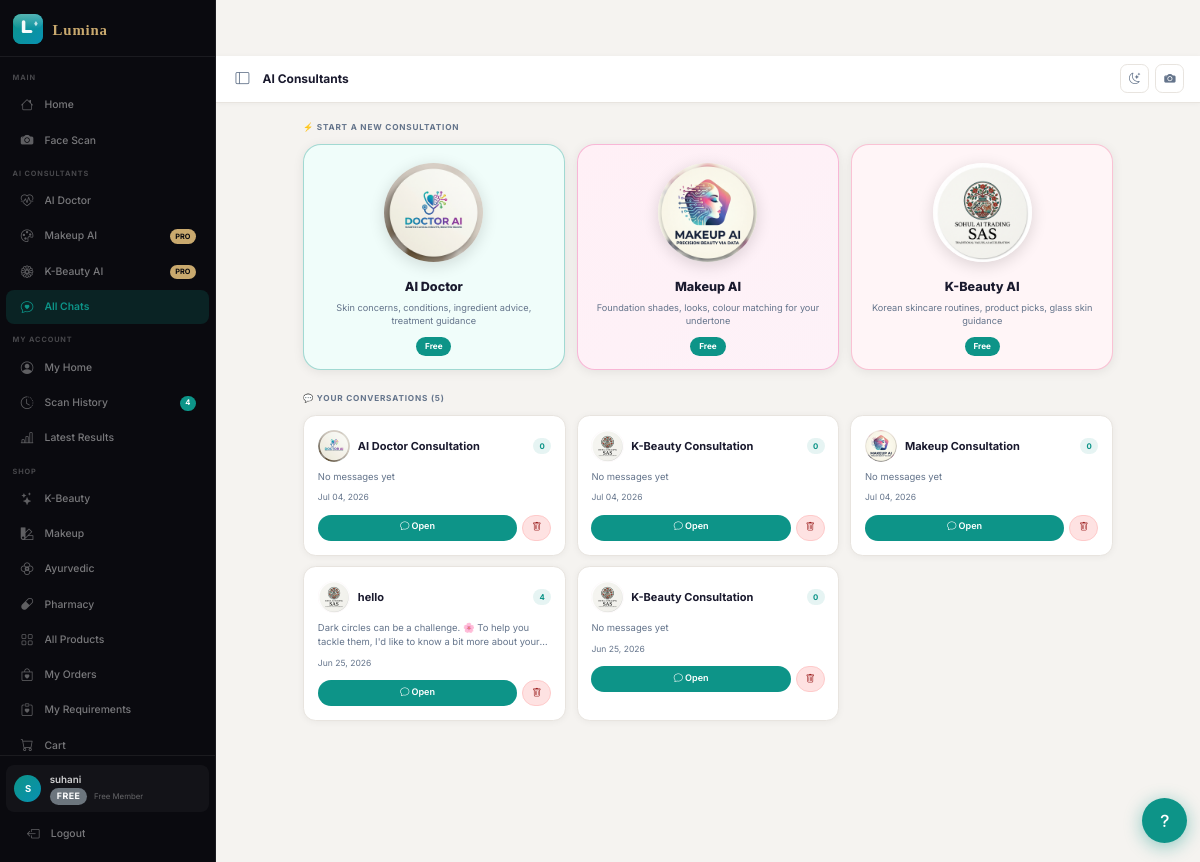
Page /chat/ (signed in) on the committed database.
### apps/chat/models.py (models this page shows, shortened)
class Conversation(models.Model):
    MODE_DOCTOR = 'doctor'
    MODE_MAKEUP = 'makeup'
    MODE_KBEAUTY = 'kbeauty'
    MODE_CHOICES = [
        (MODE_DOCTOR,  'AI Doctor'),
        (MODE_MAKEUP,  'Makeup'),
        (MODE_KBEAUTY, 'K-Beauty'),
    ]
    id = models.UUIDField(primary_key=True, default=uuid.uuid4, editable=False)
    user = models.ForeignKey(User, on_delete=models.CASCADE, related_name='conversations')
    title = models.CharField(max_length=200, default='New Consultation')
    mode = models.CharField(max_length=20, choices=MODE_CHOICES, default=MODE_DOCTOR)
    skin_scan = models.ForeignKey(
        'scanner.ScanResult',
        on_delete=models.SET_NULL,
        null=True,
        blank=True,
        related_name='chat_conversations'
    )
    is_vip_session = models.BooleanField(default=False)
    created_at = models.DateTimeField(auto_now_add=True)
    updated_at = models.DateTimeField(auto_now=True)
    class Meta:
        ordering = ['-updated_at']
    def message_count(self):
        return self.messages.count()
    def last_message(self):
        return self.messages.last()

class Message(models.Model):
    ROLE_CHOICES = [
        ('user', 'User'),
        ('assistant', 'Assistant'),
    ]
    id = models.UUIDField(primary_key=True, default=uuid.uuid4, editable=False)
    conversation = models.ForeignKey(Conversation, on_delete=models.CASCADE, related_name='messages')
    role = models.CharField(max_length=10, choices=ROLE_CHOICES)
    content = models.TextField()
    image_data = models.TextField(blank=True)
    created_at = models.DateTimeField(auto_now_add=True)
    class Meta:
        ordering = ['created_at']

### apps/chat/views.py (the view)
# urls.py: path('',                            views.index,               name='index'),
@login_required
def index(request):
    conversations = Conversation.objects.filter(user=request.user)
    return render(request, 'chat/index.html', {'conversations': conversations})

### templates/chat/index.html (shortened to what this page needs)
{% extends 'base.html' %}
{% load static %}
{% block page_title %}AI Consultants{% endblock %}
{% block content %}
<div class="ci-wrap">
  <div class="ci-section-label">⚡ Start a New Consultation</div>
  <div class="ci-modes">
    <a href="{% url 'chat:create' %}?mode=doctor" class="ci-mode-card mode-doctor">
      <div class="ci-mode-logo-wrap">
        <img src="{% static 'images/doctor_ai.png' %}" alt="Doctor AI">
      </div>
      <div class="ci-mode-body">
        <div class="ci-mode-title">AI Doctor</div>
        <div class="ci-mode-desc">Skin concerns, conditions, ingredient advice, treatment guidance</div>
        <span class="ci-mode-badge">Free</span>
      </div>
    </a>
    <a href="{% url 'chat:create' %}?mode=makeup" class="ci-mode-card mode-makeup">
      <div class="ci-mode-logo-wrap">
        <img src="{% static 'images/makeup_ai.png' %}" alt="Makeup AI">
      </div>
      <div class="ci-mode-body">
        <div class="ci-mode-title">Makeup AI</div>
        <div class="ci-mode-desc">Foundation shades, looks, colour matching for your undertone</div>
        {% if not user.is_staff and user.username != 'suhani' %}
          <span class="ci-mode-badge" style="background:#c9a96e;color:#0a0a0f;">PRO</span>
        {% else %}
          <span class="ci-mode-badge">Free</span>
        {% endif %}
      </div>
    </a>
    <a href="{% url 'chat:create' %}?mode=kbeauty" class="ci-mode-card mode-kbeauty">
      <div class="ci-mode-logo-wrap">
        <img src="{% static 'images/sas-logo.png' %}" alt="K-Beauty AI">
      </div>
      <div class="ci-mode-body">
        <div class="ci-mode-title">K-Beauty AI</div>
        <div class="ci-mode-desc">Korean skincare routines, product picks, glass skin guidance</div>
        {% if not user.is_staff and user.username != 'suhani' %}
          <span class="ci-mode-badge" style="background:#c9a96e;color:#0a0a0f;">PRO</span>
        {% else %}
          <span class="ci-mode-badge">Free</span>
        {% endif %}
      </div>
    </a>
  </div>
  {% if conversations %}
  <div class="ci-section-label">💬 Your Conversations ({{ conversations|length }})</div>
  <div class="ci-conv-grid">
    {% for conv in conversations %}
    <div class="ci-conv-card">
      <div class="ci-conv-hdr">
        <div class="ci-conv-mode-dot {{ conv.mode }}">
          {% if conv.mode == 'doctor' %}<img src="{% static 'images/doctor_ai.png' %}" alt="Dr" class="ai-mode-logo-xs">{% elif conv.mode == 'makeup' %}<img src="{% static 'images/makeup_ai.png' %}" alt="Makeup" class="ai-mode-logo-xs">{% else %}<img src="{% static 'images/sas-logo.png' %}" alt="K-Beauty" class="ai-mode-logo-xs">{% endif %}
        </div>
        <div class="ci-conv-title">{{ conv.title|truncatechars:50 }}</div>
        <span class="ci-conv-count">{{ conv.message_count }}</span>
      </div>
      <div class="ci-conv-last">
        {% if conv.last_message %}{{ conv.last_message.content|truncatechars:110 }}{% else %}No messages yet{% endif %}
      </div>
      <div class="ci-conv-footer">
        <span>{{ conv.created_at|date:"M d, Y" }}</span>
      </div>
      <div class="ci-conv-actions">
        <a href="{% url 'chat:room' pk=conv.id %}" class="ci-open-btn">
          <i class="bi bi-chat"></i> Open
        </a>
        <form method="post" action="{% url 'chat:delete' pk=conv.id %}" onsubmit="return confirm('Delete this conversation?');">
          <button type="submit" class="ci-del-btn">
            <i class="bi bi-trash"></i>
          </button>
        </form>
      </div>
    </div>
    {% endfor %}
  </div>
  {% else %}
  <div class="ci-empty">
    <div class="e-icon">💬</div>
    <h3>No conversations yet</h3>
    <p>Start a consultation above to chat with your AI skin specialist.</p>
  </div>
  {% endif %}
</div>
{% endblock %}

### templates/base.html (shortened to what this page needs)
<!DOCTYPE html>
{% load static %}
<html lang="en" data-theme="light">
<head>
  <link href="https://cdn.jsdelivr.net/npm/bootstrap@5.3.2/dist/css/bootstrap.min.css" rel="stylesheet">
  <link rel="stylesheet" href="{% static 'css/bootstrap-icons.css' %}">
  <link rel="stylesheet" href="{% static 'css/style.css' %}">
  <link rel="stylesheet" href="https://cdn.jsdelivr.net/npm/aos@2.3.4/dist/aos.css">
</head>
<body>
<div class="lux-shell">
<aside class="lux-sidebar" id="lux-sidebar">
  <div class="sb-brand">
    <img src="{% static 'images/lumina-icon.svg' %}" alt="Lumina" class="sb-brand-icon" style="width:34px;height:34px;flex-shrink:0;">
    <img src="{% static 'images/lumina-wordmark.svg' %}" alt="Lumina" class="sb-brand-wordmark">
  </div>
  <nav class="sb-nav">
    <div class="sb-section-label">Main</div>
    <a href="{% url 'core:home' %}" class="sb-item {% if request.resolver_match.url_name == 'home' %}active{% endif %}">
      <i class="bi bi-house sb-icon"></i>
      <span class="sb-label">Home</span>
    </a>
    <a href="{% url 'scanner:upload' %}" class="sb-item {% if 'scanner' in request.path %}active{% endif %}">
      <i class="bi bi-camera-fill sb-icon"></i>
      <span class="sb-label">Face Scan</span>
    </a>
    <div class="sb-section-label">AI Consultants</div>
    <a href="{% url 'chat:create' %}?mode=doctor" class="sb-item {% if 'chat' in request.path and request.GET.mode == 'doctor' %}active{% endif %}">
      <i class="bi bi-heart-pulse sb-icon"></i>
      <span class="sb-label">AI Doctor</span>
    </a>
    <a href="{% url 'chat:create' %}?mode=makeup" class="sb-item {% if 'chat' in request.path and request.GET.mode == 'makeup' %}active{% endif %}">
      <i class="bi bi-palette sb-icon"></i>
      <span class="sb-label">Makeup AI</span>
      {% if user_tier == 'normal' %}
        <span class="sb-premium-badge">PRO</span>
      {% endif %}
    </a>
    <a href="{% url 'chat:create' %}?mode=kbeauty" class="sb-item {% if 'chat' in request.path and request.GET.mode == 'kbeauty' %}active{% endif %}">
      <i class="bi bi-flower1 sb-icon"></i>
      <span class="sb-label">K-Beauty AI</span>
      {% if user_tier == 'normal' %}
        <span class="sb-premium-badge">PRO</span>
      {% endif %}
    </a>
    <a href="{% url 'chat:index' %}" class="sb-item {% if 'chat' in request.path and 'create' not in request.path %}active{% endif %}">
      <i class="bi bi-chat-heart sb-icon"></i>
      <span class="sb-label">All Chats</span>
    </a>
    {% if user.is_authenticated %}
    <div class="sb-section-label">My Account</div>
    <a href="{% url 'user_home' %}" class="sb-item {% if '/me/' in request.path %}active{% endif %}">
      <i class="bi bi-person-circle sb-icon"></i>
      <span class="sb-label">My Home</span>
    </a>
    <a href="{% url 'dashboard:dashboard' %}" class="sb-item {% if 'dashboard' in request.path %}active{% endif %}">
      <i class="bi bi-clock-history sb-icon"></i>
      <span class="sb-label">Scan History</span>
      {% if user_real_scan_count %}<span class="sb-badge">{{ user_real_scan_count }}</span>{% endif %}
    </a>
    {% if user_latest_real_scan %}
    <a href="{% url 'results:detail' scan_id=user_latest_real_scan.id %}" class="sb-item {% if 'results' in request.path %}active{% endif %}">
      <i class="bi bi-bar-chart-line sb-icon"></i>
      <span class="sb-label">Latest Results</span>
    </a>
    {% endif %}
    {% endif %}
    <div class="sb-section-label">Shop</div>
    <a href="{% url 'products:list' %}?product_range=korean" class="sb-item {% if 'products' in request.path and 'employee' not in request.path and request.GET.product_range == 'korean' %}active{% endif %}">
      <i class="bi bi-stars sb-icon"></i>
      <span class="sb-label">K-Beauty</span>
    </a>
    <a href="{% url 'products:list' %}?product_range=makeup" class="sb-item {% if 'products' in request.path and 'employee' not in request.path and request.GET.product_range == 'makeup' %}active{% endif %}">
      <i class="bi bi-palette2 sb-icon"></i>
      <span class="sb-label">Makeup</span>
    </a>
    <a href="{% url 'products:list' %}?product_range=ayurvedic" class="sb-item {% if 'products' in request.path and 'employee' not in request.path and request.GET.product_range == 'ayurvedic' %}active{% endif %}">
      <i class="bi bi-flower2 sb-icon"></i>
      <span class="sb-label">Ayurvedic</span>
    </a>
    <a href="{% url 'products:list' %}?product_range=pharmacy" class="sb-item {% if 'products' in request.path and 'employee' not in request.path and request.GET.product_range == 'pharmacy' %}active{% endif %}">
      <i class="bi bi-capsule sb-icon"></i>
      <span class="sb-label">Pharmacy</span>
    </a>
    <a href="{% url 'products:list' %}" class="sb-item {% if 'products' in request.path and 'employee' not in request.path and not request.GET.product_range %}active{% endif %}">
      <i class="bi bi-grid sb-icon"></i>
      <span class="sb-label">All Products</span>
    </a>
    {% if user.is_authenticated %}
    <a href="{% url 'orders:my_orders' %}" class="sb-item {% if 'orders/my-orders' in request.path %}active{% endif %}">
      <i class="bi bi-bag-heart sb-icon"></i>
      <span class="sb-label">My Orders</span>
    </a>
    <a href="{% url 'orders:my_requirements' %}" class="sb-item {% if 'orders/requirements' in request.path %}active{% endif %}">
      <i class="bi bi-clipboard-heart sb-icon"></i>
      <span class="sb-label">My Requirements</span>
    </a>
    {% endif %}
    <a href="{% url 'orders:checkout' %}" class="sb-item {% if 'orders/checkout' in request.path %}active{% endif %}">
      <i class="bi bi-cart sb-icon"></i>
      <span class="sb-label">Cart </span>
    </a>
  </nav>
  <div class="sb-footer">
    {% if user.is_authenticated %}
    <div class="sb-user-card">
      <div class="sb-user-avatar">{{ user.username|first|upper }}</div>
      <div>
        <div class="sb-user-name">{{ user.get_full_name|default:user.username }}</div>
        <div class="sb-user-role">
          <a href="{% url 'memberships:upgrade' %}" style="text-decoration:none;">
            {% if user_tier == 'vip' %}<span class="tier-badge tier-vip">VIP</span>
            {% elif user_tier == 'medium' %}<span class="tier-badge tier-medium">PLUS</span>
            {% else %}<span class="tier-badge tier-normal">FREE</span>{% endif %}
          </a>
          <span style="margin-left:.35rem;">{% if user_tier == 'vip' %}VIP Member{% elif user_tier == 'medium' %}Plus Member{% else %}Free Member{% endif %}</span>
        </div>
      </div>
    </div>
    <a href="{% url 'accounts:logout' %}" class="sb-item" style="margin-top:.4rem;">
      <i class="bi bi-box-arrow-left sb-icon"></i>
      <span class="sb-label">Logout</span>
    </a>
    {% else %}
    <a href="{% url 'accounts:login' %}" class="sb-item">
      <i class="bi bi-box-arrow-in-right sb-icon"></i>
      <span class="sb-label">Sign In</span>
    </a>
    {% endif %}
  </div>
</aside>
<div class="lux-main" id="lux-main">
  <div class="lux-topbar">
    <button class="tb-toggle" id="sb-toggle" title="Toggle sidebar">
      <i class="bi bi-layout-sidebar"></i>
    </button>
    <div class="tb-title">{% block page_title %}Lumina AI{% endblock %}</div>
    <div class="tb-actions">
      <button class="tb-icon-btn" id="theme-btn" title="Toggle theme">
        <i class="bi bi-moon-stars" id="theme-icon"></i>
      </button>
      {% if user.is_authenticated %}
      <a href="{% url 'scanner:upload' %}" class="tb-icon-btn" title="New scan" style="text-decoration:none;">
        <i class="bi bi-camera-fill"></i>
      </a>
      {% else %}
      <a href="{% url 'accounts:login' %}" class="tb-icon-btn" style="text-decoration:none;">
        <i class="bi bi-person-circle"></i>
      </a>
      {% endif %}
    </div>
  </div>
  <main class="lux-content">
    {% block content %}{% endblock %}
  </main>
</div>
</div>
{% if request.path != '/orders/checkout/' %}
<div class="help-fab">
  <button class="help-fab-btn" onclick="toggleHelp()" title="Help & Support">
    <i class="bi bi-question-lg" id="helpFabIcon"></i>
  </button>
</div>
{% endif %}
</body>
</html>

### rows in the picture
Conversation: title "AI Doctor Consultation", message_count "0", shows "No messages yet", created_at "Jul 04, 2026"
Conversation: title "K-Beauty Consultation", message_count "0", shows "No messages yet", created_at "Jul 04, 2026"
Conversation: title "Makeup Consultation", message_count "0", shows "No messages yet", created_at "Jul 04, 2026"
Conversation: title "hello", message_count "4", last_message.content "Dark circles can be a challenge. 🌸 To help you tackle them, I'd like to know a bit more about…", created_at "Jun 25, 2026"
Conversation: title "K-Beauty Consultation", message_count "0", shows "No messages yet", created_at "Jun 25, 2026"

### other values in the picture
{{ user_real_scan_count }} "4"
{{ user.username|first|upper }} "S"
{{ user.get_full_name|default:user.username }} "suhani"
{{ conversations|length }} "5"
